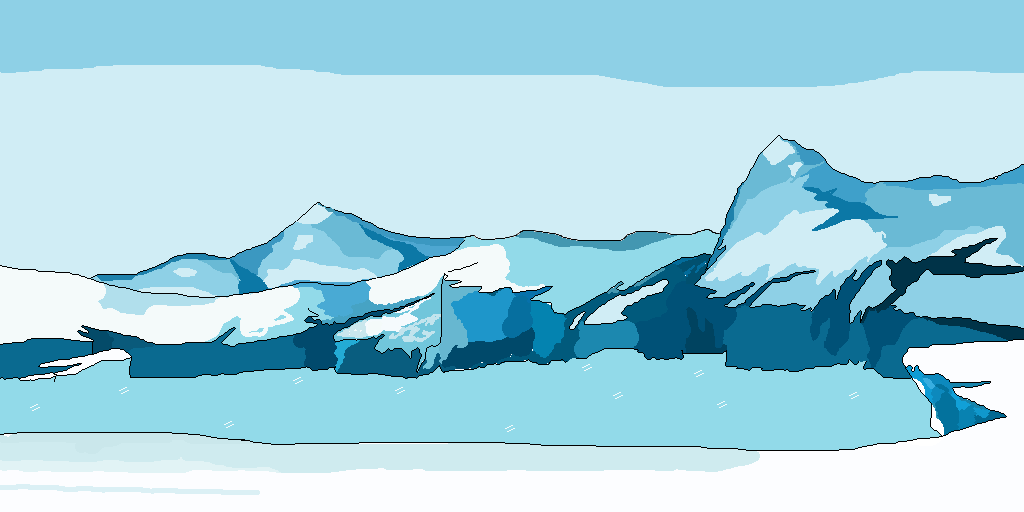

Below is a game level as drawn by its tile map, then a one-line description and the .tmx that defines it (tile-layer data replaced by summaries):
An orthogonal 32x16 tile map with 32x32 px tiles, 1 tile layer (Imagen) and 3 objects (3x Casilla).

<map version="1.2" tiledversion="1.2.3" orientation="orthogonal" renderorder="right-down" width="32" height="16" tilewidth="32" tileheight="32" infinite="0" nextlayerid="7" nextobjectid="5">
 <tileset firstgid="1" source="nieve3.tsx" />
 <layer id="1" name="Imagen" width="32" height="16">
  <data>[512 cells, 1 non-empty, 1 distinct tile ids]</data>
 </layer>
 <objectgroup id="5" name="Coordenadas" width="0" height="0">
  <object id="1" name="Casilla1" type="Casilla" x="173" y="400" width="0" height="0">
   <point />
  </object>
  <object id="2" name="Casilla2" type="Casilla" x="467" y="400" width="0" height="0">
   <point />
  </object>
  <object id="3" name="Casilla3" type="Casilla" x="754" y="400" width="0" height="0">
   <point />
  </object>
 </objectgroup>
</map>
